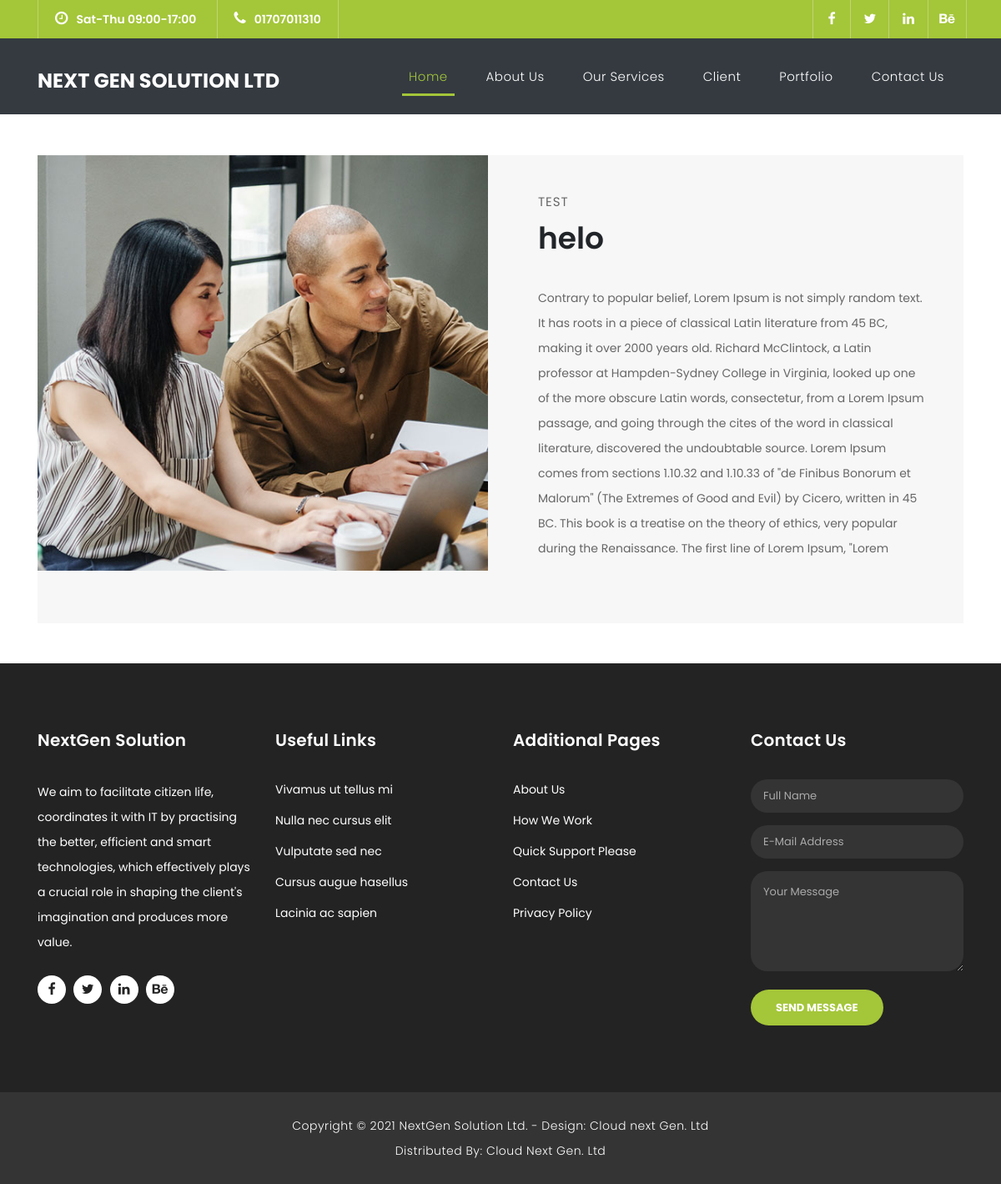
Page /about/ on the earlier database version.
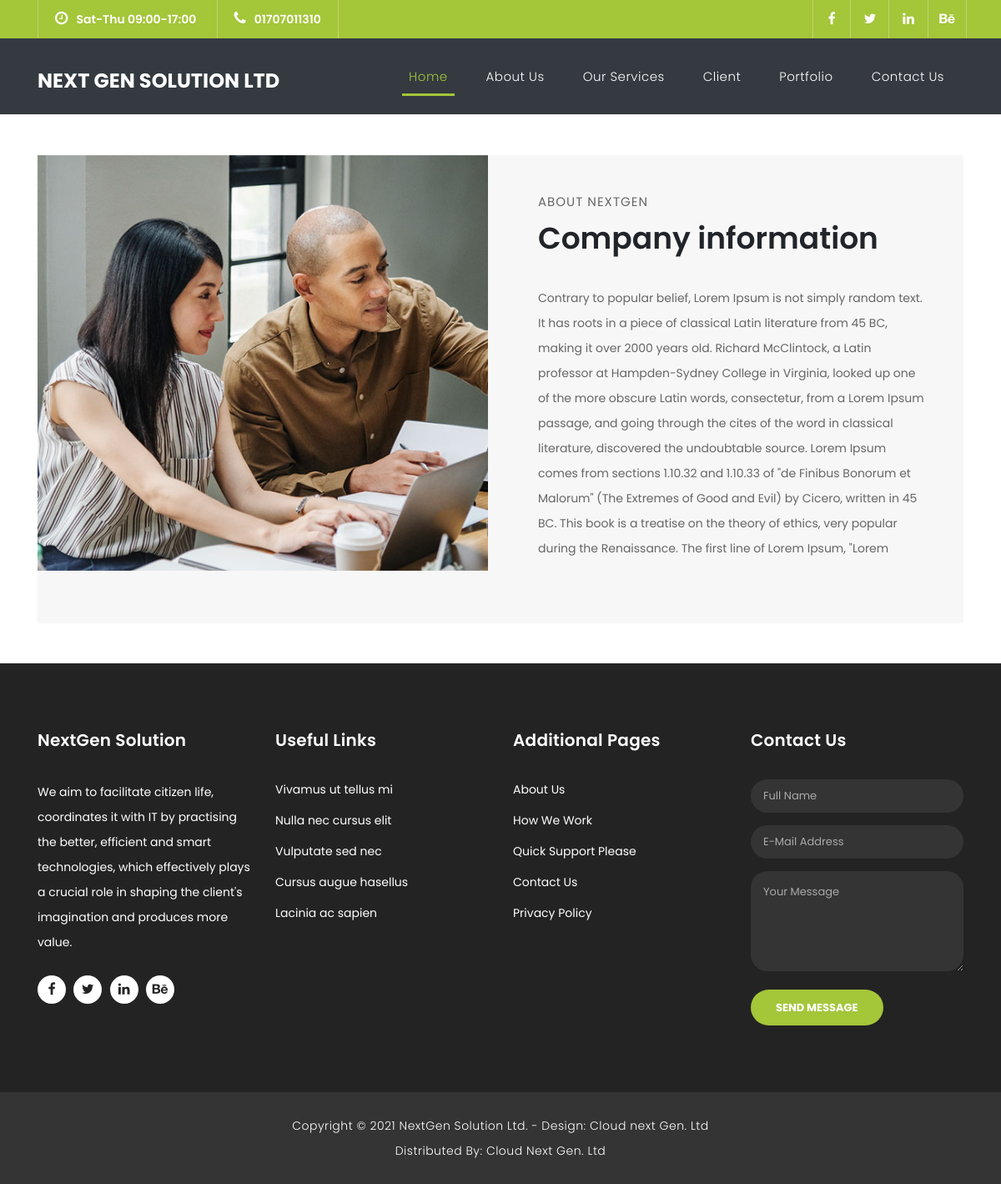
Same page on the later database version.
### blog/models.py (models this page shows, shortened)
class aboutus(models.Model):
    title = models.CharField(max_length=200)
    heading = models.CharField(max_length=300)
    description =models.TextField(max_length=700)

### blog/views.py (the view)
# urls.py: path('about/', views.about, name='about'),
def about(request):
    obj = aboutus.objects.all()[0]
    diction = {
        'object':obj,
        'Title': 'About',
    }
    return render(request, 'about.html', context=diction)

### templates/about.html (shortened to what this page needs)
{% extends 'base.html' %}
{% load static %}
{% block content %}
<div class="more-info pb-5">
  <div class="container">
    <div class="row">
      <div class="col-md-12">
        <div class="more-info-content">
          <div class="row">
            <div class="col-md-6">
              <div class="left-image">
                <img src="{% static 'assets/images/more-info.jpg' %}" alt="">
              </div>
            </div>
            <div class="col-md-6 align-self-center">
              <div class="right-content">
                <span> {{ object.title}}</span>
                    <h2> {{ object.heading}}</h2>
                    <p>{{ object.description }}</p>
              </div>
            </div>
          </div>
        </div>
      </div>
    </div>
  </div>
</div>
{% endblock %}

Differences in the rows shown:
changed aboutus: title "TEST" → "ABOUT NEXTGEN"; heading "helo" → "Company information"
